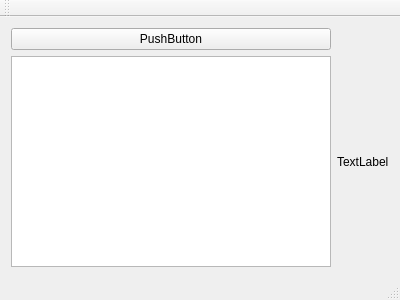
<?xml version="1.0" encoding="UTF-8"?>
<ui version="4.0">
 <class>MainWindow</class>
 <widget class="QMainWindow" name="MainWindow">
  <property name="geometry">
   <rect>
    <x>0</x>
    <y>0</y>
    <width>400</width>
    <height>300</height>
   </rect>
  </property>
  <property name="windowTitle">
   <string>MainWindow</string>
  </property>
  <widget class="QWidget" name="centralWidget">
   <layout class="QGridLayout" name="gridLayout">
    <item row="0" column="0">
     <widget class="QPushButton" name="screenButton">
      <property name="text">
       <string>PushButton</string>
      </property>
     </widget>
    </item>
    <item row="1" column="0">
     <widget class="QTableView" name="tableView"/>
    </item>
    <item row="1" column="1">
     <widget class="QLabel" name="picLabel">
      <property name="text">
       <string>TextLabel</string>
      </property>
     </widget>
    </item>
   </layout>
  </widget>
  <widget class="QMenuBar" name="menuBar">
   <property name="geometry">
    <rect>
     <x>0</x>
     <y>0</y>
     <width>400</width>
     <height>27</height>
    </rect>
   </property>
  </widget>
  <widget class="QToolBar" name="mainToolBar">
   <attribute name="toolBarArea">
    <enum>TopToolBarArea</enum>
   </attribute>
   <attribute name="toolBarBreak">
    <bool>false</bool>
   </attribute>
  </widget>
  <widget class="QStatusBar" name="statusBar"/>
 </widget>
 <layoutdefault spacing="6" margin="11"/>
 <resources/>
 <connections/>
</ui>
